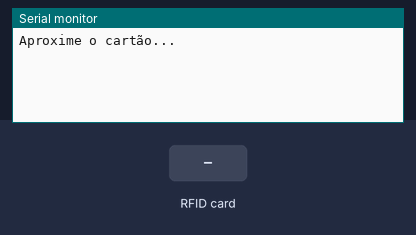
A sketch run on a simulated Arduino Uno, built with avr-gcc and run on an emulated ATmega328P. Parts: the last lines printed to the serial monitor. The test bench sets the inputs (shaded band).

Above: at 1.2 s.
1.3 s: RFID card 99 8C EE 97 held to the reader
At 1.8 s:
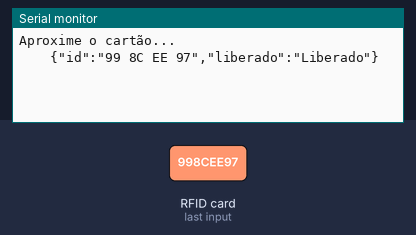
2.8 s: RFID card 5E 7A 19 C4 held to the reader
At 6.3 s:
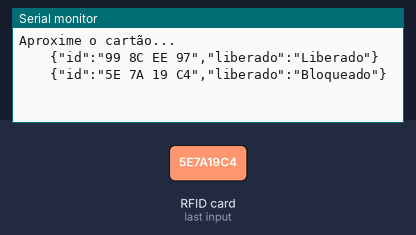

The sketch:

main.ino
```cpp
#include <ArduinoJson.h>
#include <SPI.h>
#include <MFRC522.h>

#define SS_PIN 10
#define RST_PIN 9

MFRC522 rfid(SS_PIN, RST_PIN);
byte cartaoCadastrado[] = { 0x99, 0x8C, 0xEE, 0x97 };
bool acessoGarantido = true;
String liberadoString = "";


void setup() {
  Serial.begin(9600);
  SPI.begin();
  rfid.PCD_Init();

  Serial.println("Aproxime o cartão...");
}

void loop() {
  StaticJsonDocument<200> doc;
  String uidString = "";

  // Verifica se tem cartão
  if (!rfid.PICC_IsNewCardPresent()) {
    return;
  }

  // Lê o cartão
  if (!rfid.PICC_ReadCardSerial()) {
    return;
  }

  // Mostra UID
  // Serial.print("UID do cartão: ");
  acessoGarantido = true;
  for (byte i = 0; i < rfid.uid.size; i++) {
    // Serial.print(rfid.uid.uidByte[i], HEX);
    Serial.print(" ");
    if (rfid.uid.uidByte[i] != cartaoCadastrado[i]) {
      acessoGarantido = false;  // Sai do laço se um byte for diferente
    }
  }
  for (byte i = 0; i < rfid.uid.size; i++) {
    // Add a leading zero if the byte is less than 0x10 (16)
    uidString.concat(rfid.uid.uidByte[i] < 0x10 ? "0" : "");
    // Convert the byte to a Hexadecimal string
    uidString.concat(String(rfid.uid.uidByte[i], HEX));
    // Optional: Add space or separator
    if (i < rfid.uid.size - 1) uidString.concat(" ");
  }
  uidString.toUpperCase();
  doc["id"] = uidString;


  // Serial.println();
  if (acessoGarantido) {
    // Serial.println("> Acesso Liberado.");
    liberadoString = "Liberado";
    doc["liberado"] = liberadoString;
    serializeJson(doc, Serial);
    Serial.println();
    delay(3000);
    // Serial.println("\nAproxime o cartão...");
  } else {
    // Serial.println("> Acesso Negado.");
    liberadoString = "Bloqueado";
    doc["liberado"] = liberadoString;
    serializeJson(doc, Serial);
    Serial.println();
    // Serial.println("\nAproxime o cartão...");
  }


  delay(1000);
}
```

Measured:
- after the input at 1.3 s, the serial monitor: prints a new line at once (image 1)
- after the input at 2.8 s, the serial monitor: prints a new line after 2.5 s (image 2)
